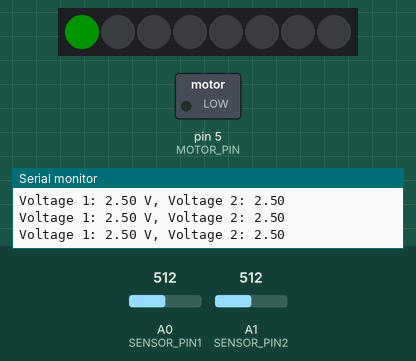
Recording of a sketch running on a simulated Arduino Uno, built with avr-gcc and run on an emulated ATmega328P. Shown: 8 RGB LEDs in strip order, left to right, switched loads named in the sketch (green lamp = pin HIGH), the last lines printed to the serial monitor. Dashed ring = blinking. Inputs (shaded band) come from the test bench; at power-on: A0 (SENSOR_PIN1) = 512, A1 (SENSOR_PIN2) = 512. Dim RGB values are drawn brighter than linear.

Above: at 1.2 s.
1.3 s: A0 (SENSOR_PIN1) set to 602
4.3 s: A0 (SENSOR_PIN1) set to 623
At 5.9 s:
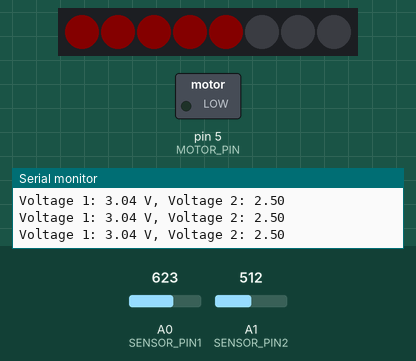
7.3 s: A1 (SENSOR_PIN2) set to 527
At 8.9 s:
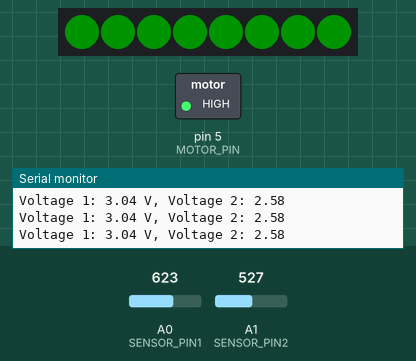
10.3 s: A1 (SENSOR_PIN2) set to 306
At 11.1 s:
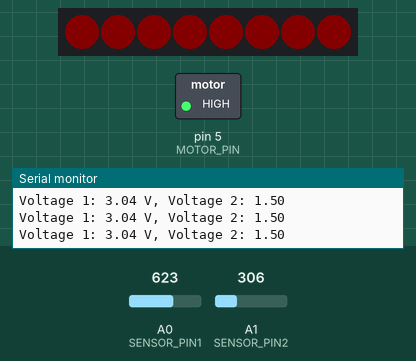
13.3 s: A1 (SENSOR_PIN2) set to 716
At 14.5 s:
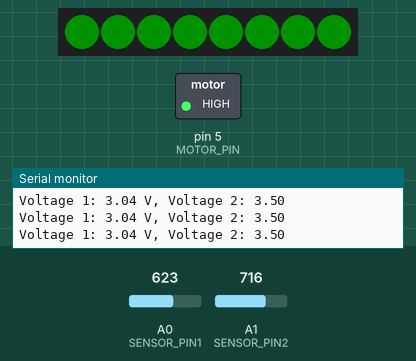
16.3 s: A1 (SENSOR_PIN2) set to 735
At 17.9 s:
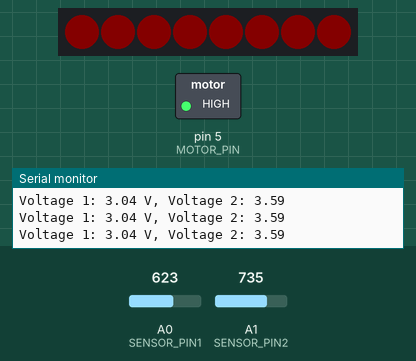
Timing chart, 0 to 20.3 s (numbered marks = the images above; inputs shaded):
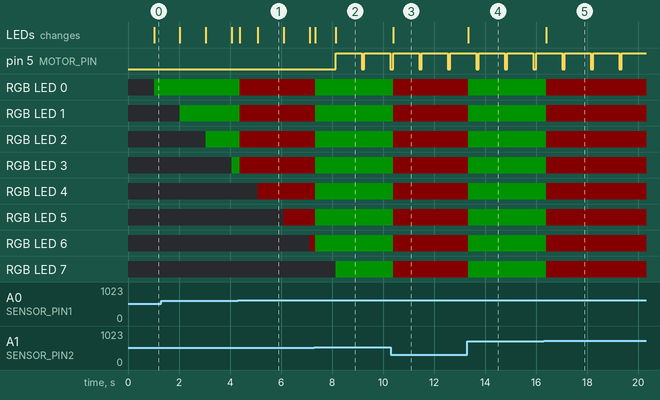

The sketch:

smart-chair.ino
```cpp
#include <Adafruit_NeoPixel.h>

#define SENSOR_PIN1 A0
#define SENSOR_PIN2 A1
#define LED_PIN 6
#define MOTOR_PIN 5
#define NUM_LEDS 8
#define VOLTAGE_THRESHOLD 0.5

Adafruit_NeoPixel strip = Adafruit_NeoPixel(NUM_LEDS, LED_PIN, NEO_GRB + NEO_KHZ800);

int litLeds = 0;
unsigned long lastUpdate = 0;
bool motorActive = false;
int motorIntensity = 255;

unsigned long motorVibrationStart = 0;
unsigned long motorPauseStart = 0;
bool vibrating = false;
unsigned long vibrationDuration = 1000;
unsigned long pauseDuration = 500;
unsigned long lastVibrationCycle = 0;

void setup() {
  Serial.begin(9600);
  strip.begin();
  strip.setBrightness(50);
  strip.show();
  pinMode(MOTOR_PIN, OUTPUT);
  analogWrite(MOTOR_PIN, 0);
}

void loop() {
  int sensorValue1 = analogRead(SENSOR_PIN1);
  int sensorValue2 = analogRead(SENSOR_PIN2);
  float voltage1 = sensorValue1 * (5.0 / 1023.0);
  float voltage2 = sensorValue2 * (5.0 / 1023.0);

  Serial.print("Voltage 1: ");
  Serial.print(voltage1);
  Serial.print(" V, Voltage 2: ");
  Serial.println(voltage2);

  unsigned long currentMillis = millis();

  if (voltage1 < 0.1 && voltage2 < 0.1) {
    if (currentMillis - lastUpdate >= 1000 && litLeds > 0) {
      lastUpdate = currentMillis;

      for (int i = 0; i < litLeds; i++) {
        strip.setPixelColor(i, strip.Color(50, 50, 50));
      }

      strip.show();

      delay(100);

      strip.setPixelColor(litLeds - 1, 0);
      litLeds--;
    }

    if (motorActive) {
      analogWrite(MOTOR_PIN, 0);
      motorActive = false;
    }
  } else {
    uint32_t color;
    if (abs(voltage1 - voltage2) <= VOLTAGE_THRESHOLD) {
      color = strip.Color(0, 100, 0);
    } else {
      color = strip.Color(40, 0, 0);
    }

    for (int i = 0; i < litLeds; i++) {
      strip.setPixelColor(i, color);
    }

    if (currentMillis - lastUpdate >= 1000 && litLeds < NUM_LEDS) {
      lastUpdate = currentMillis;

      strip.setPixelColor(litLeds, color);
      litLeds++;
    }

    if (litLeds == NUM_LEDS && !motorActive) {
      motorActive = true;
    }

    if (motorActive) {
      if (!vibrating && (currentMillis - lastVibrationCycle >= pauseDuration)) {
        analogWrite(MOTOR_PIN, motorIntensity);
        vibrating = true;
        motorVibrationStart = currentMillis;
      }

      if (vibrating && (currentMillis - motorVibrationStart >= vibrationDuration)) {
        analogWrite(MOTOR_PIN, 0);
        vibrating = false;
        motorPauseStart = currentMillis;
      }

      if (!vibrating && (currentMillis - motorPauseStart >= pauseDuration)) {
        lastVibrationCycle = currentMillis;
      }
    }
  }

  strip.show();
  delay(100);
}
```

Measured:
- the behaviour switches between 614 and 615 on A0 (SENSOR_PIN1) (found by bisection; images 0 and 1)
- the behaviour switches between 520 and 521 on A1 (SENSOR_PIN2) (found by bisection; images 1 and 2)
- the behaviour switches between 725 and 726 on A1 (SENSOR_PIN2) (found by bisection; images 4 and 5)
- after the input at 4.3 s, the LEDs: first change after 0.08 s (image 1 shows a later state)
- after the input at 7.3 s, the LEDs: first change at once (image 2 shows a later state)
- after the input at 10.3 s, RGB LED 0–7: RGB(0, 19, 0) → RGB(7, 0, 0) after 0.09 s; the LEDs: change after 0.09 s (image 3)
- after the input at 13.3 s, RGB LED 0–7: RGB(7, 0, 0) → RGB(0, 19, 0) at once; the LEDs: change at once (image 4)
- after the input at 16.3 s, RGB LED 0–7: RGB(0, 19, 0) → RGB(7, 0, 0) after 0.10 s; the LEDs: change after 0.10 s (image 5)
